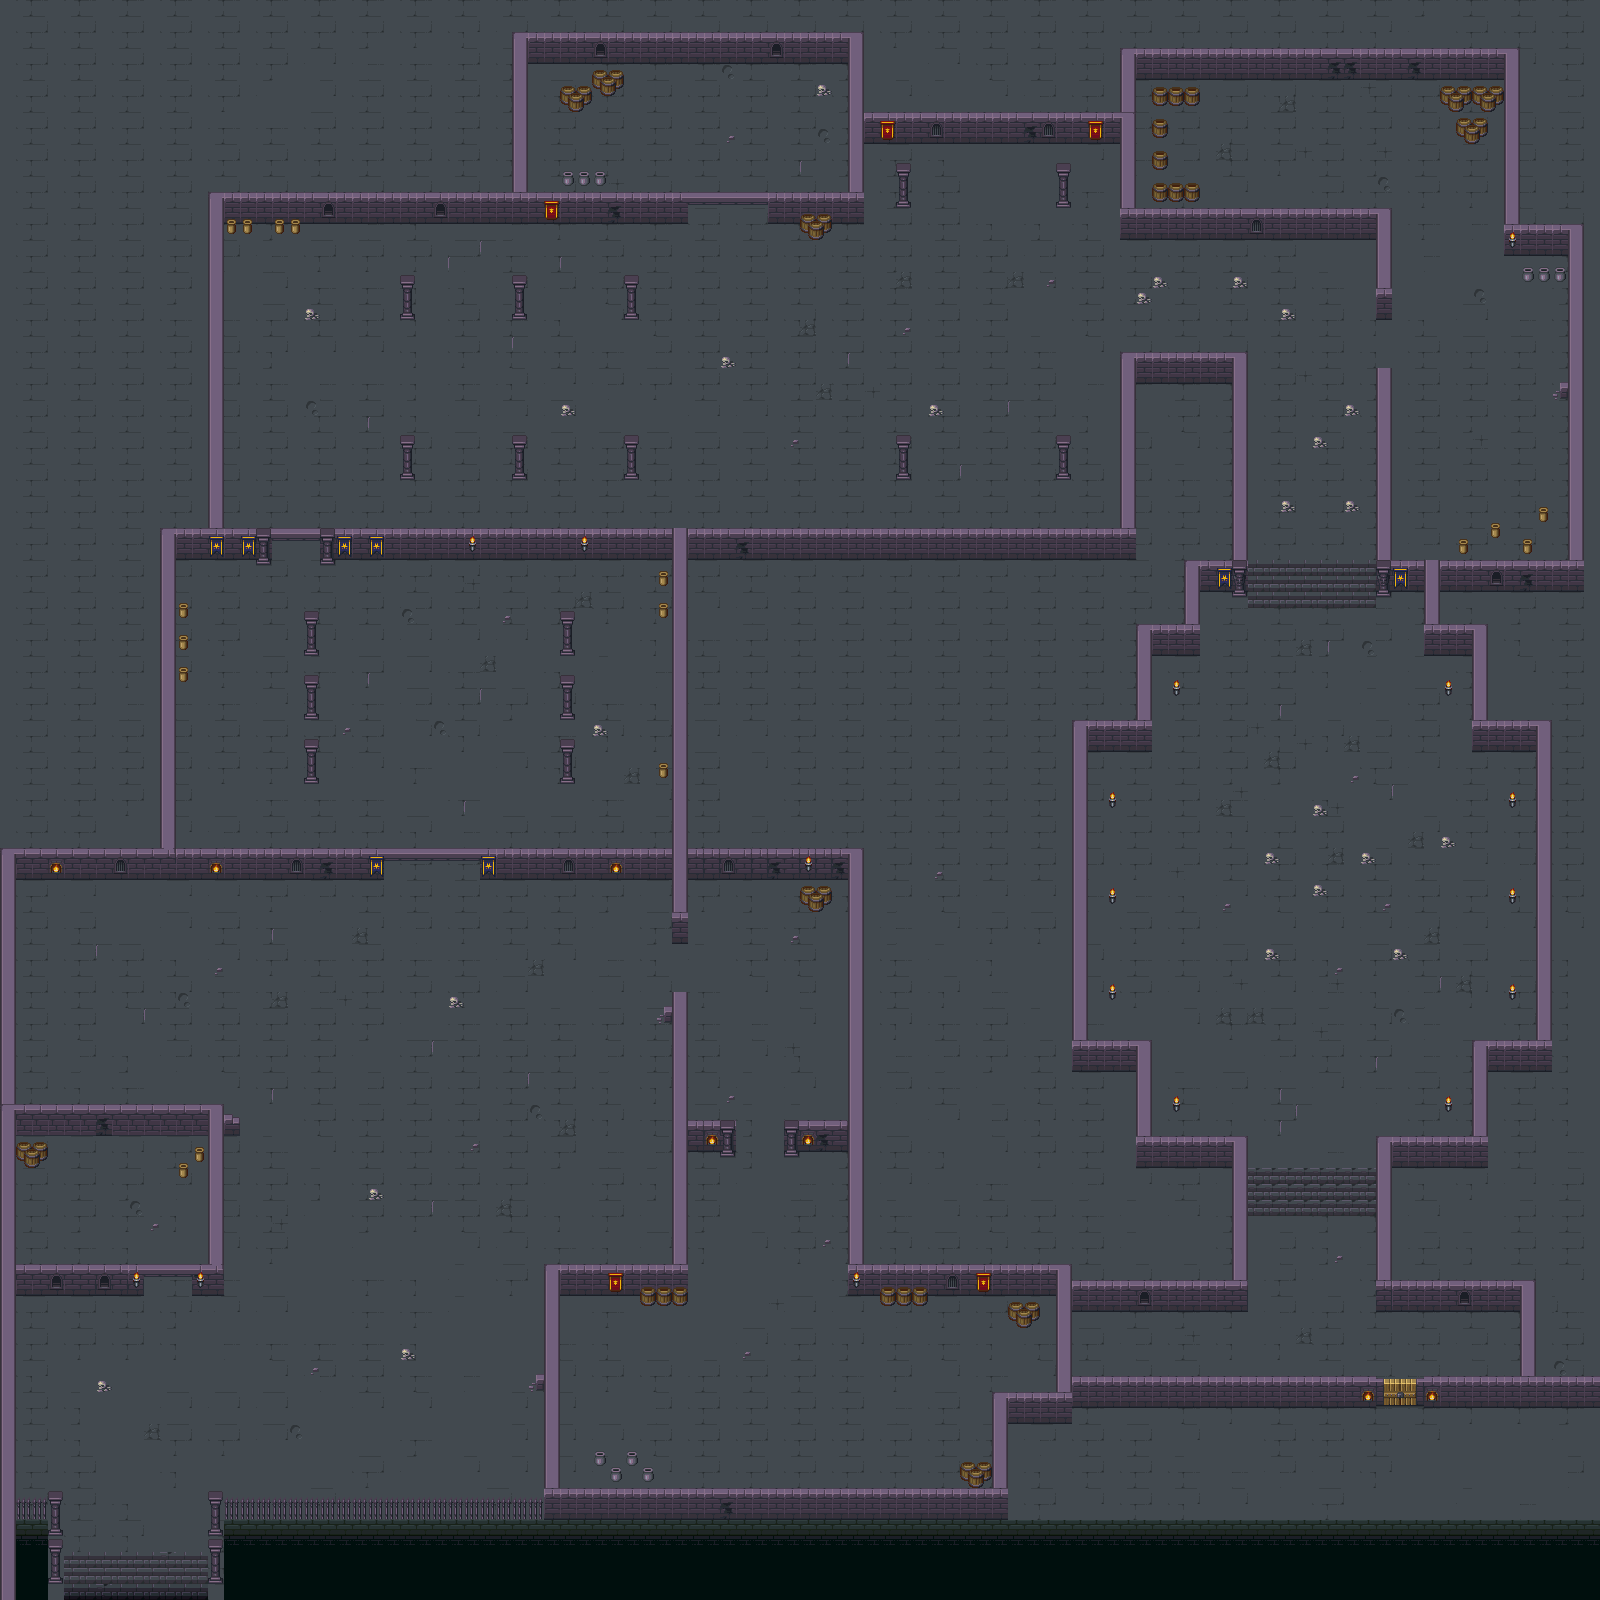

This game map was drawn from its Tiled (.tmx) file and the tilesets committed beside it. A one-line description and the trimmed map source follow:
An orthogonal 100x100 tile map with 16x16 px tiles, 4 tile layers (Warstwa Kafelków 1, Warstwa Kafelków 2, Warstwa Kafelków 3, Warstwa Kafelków 4), 2 tilesets.

<map version="1.5" tiledversion="1.6.0" orientation="orthogonal" renderorder="right-up" width="100" height="100" tilewidth="16" tileheight="16" infinite="0" nextlayerid="6" nextobjectid="1">
 <tileset firstgid="1" source="../tilesets/jungle_terrain/tf_jungle_tileset.tsx" />
 <tileset firstgid="463" source="../tilesets/dungeon_terrain/dungeon_tileset.tsx" />
 <layer id="1" name="Warstwa Kafelków 1" width="100" height="100">
  <data>[10000 cells, 9789 non-empty, 42 distinct tile ids]</data>
 </layer>
 <layer id="2" name="Warstwa Kafelków 2" width="100" height="100">
  <data>[10000 cells, 344 non-empty, 41 distinct tile ids]</data>
 </layer>
 <layer id="3" name="Warstwa Kafelków 3" width="100" height="100">
  <data>[10000 cells, 361 non-empty, 26 distinct tile ids]</data>
 </layer>
 <layer id="5" name="Warstwa Kafelków 4" width="100" height="100">
  <data>[10000 cells, 27 non-empty, 8 distinct tile ids]</data>
 </layer>
</map>
